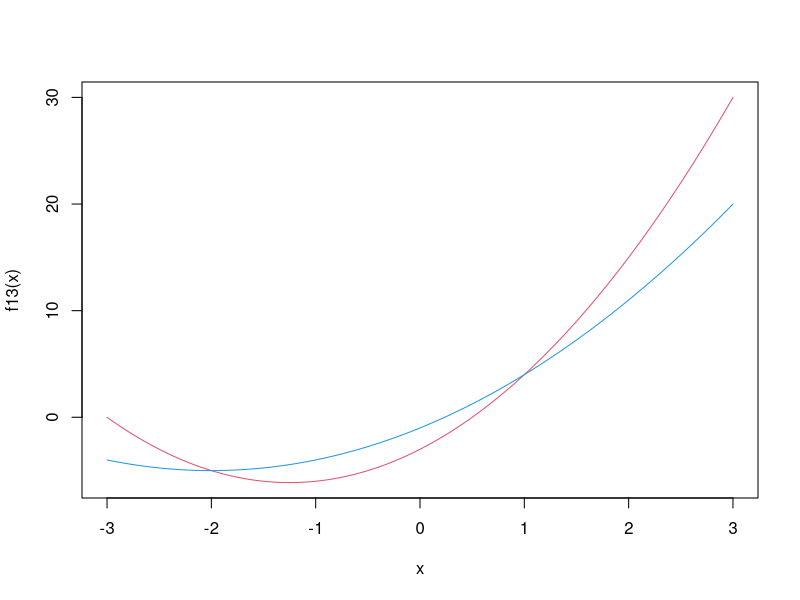
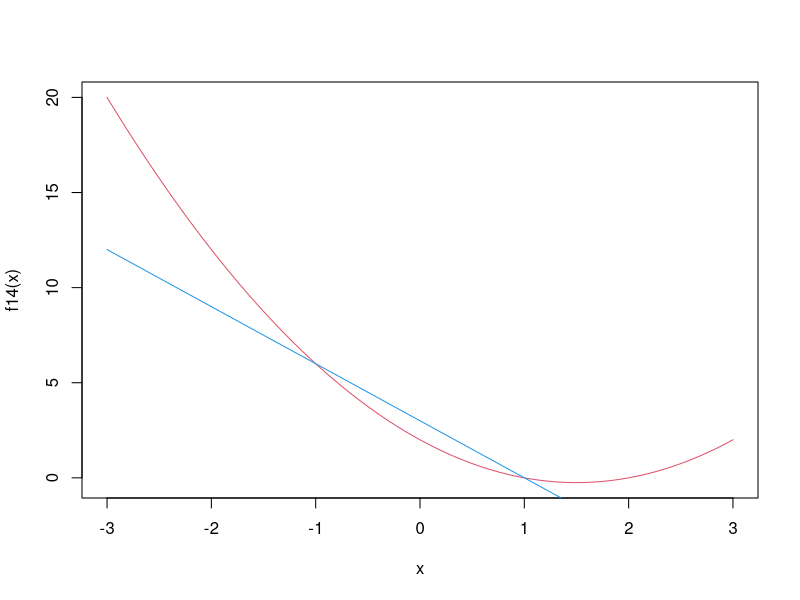

Reproduce these figures in R, in order.
## ---- chunk 1
knitr::opts_chunk$set(echo = TRUE)
## ---- chunk 2
# create functions
f13 <- function(x) {2 * (x^2) + (5 * x) - 3}
g13 <- function(x) {(x^2) + (4 * x) - 1}
 
integrate(f13, lower = -3, upper = 2)

integrate(g13, lower = -1, upper = 1)

## ---- chunk 3
# plot
curve(f13, from = -3, to = 3, col = 2)
curve(g13, from = -3, to = 3, add = TRUE, col = 4)
## ---- chunk 4
# Based on the graph, the two intersecting points are -2 and 1, we are setting the lower and upper to those points.
f13_area <- integrate(f13, lower = -2, upper = 1)
f13_area
g13_area <- integrate(g13, lower = -2, upper = 1)
g13_area

# area between the curve is g - f
print(paste0('The area between the curve is ',(g13_area$value - f13_area$value)))
## ---- chunk 5
# create functions
f14 <- function(x) {(x ^2) - (3 * x) + 2}
g14 <- function(x) {(-3 * x) + 3}
 
integrate(f14, lower = 2, upper = 1)
integrate(g14, lower = 3, upper = -3)
## ---- chunk 6
# plot
curve(f14, from = -3, to = 3, col = 2)
curve(g14, from = -3, to = 3, add = TRUE, col = 4)
## ---- chunk 7
# Based on the graph, the two intersecting points are -1 and 1, we are setting the lower and upper to those points.
f14_area <- integrate(f14, lower = -1, upper = 1)
f14_area
g14_area <- integrate(g14, lower = -1, upper = 1)
g14_area

# area between the curve is g - f
print(paste0('The area between the curve is ',(g14_area$value - f14_area$value)))
